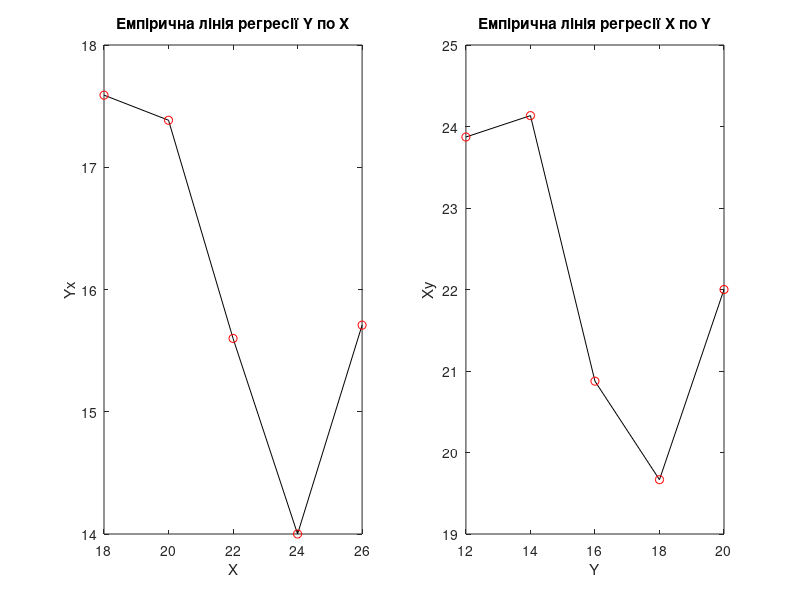

Reproduce this figure in MATLAB. (Note: this script raises an error after producing the figure.)
%% Тема 3, Задача 2
clear, close, clc
%	Вибір варіанта: ---------------------------------------------------------
g = 4; % Згідно списку
k = 5; % Kachaikin is fifth in list of gr
d = 173; % Birthday - 22 June, 173 day of Year
% ---------------------------------------------------------------------------

X = [18,20,22,24,26]; % Регресор, Ціни акцій фірми "Бобік"
Y = [12,14,16,18,20]; % Регрессант, Ціни акцій фірми "Жучка"
M = zeros(length(X),length(Y));
M(1,1) = g ; M(1,2) = 2;           M(1,3) = 7; M(1,4) = 11; M(1,5) = 15;
M(2,1) = 2 ; M(2,2) = floor(k/10); M(2,3) = 3; M(2,4) = 3;  M(2,5) = 5;
M(3,1) = 3 ; M(3,2) = 2;           M(3,3) = 1; M(3,4) = 2;  M(3,5) = 2;
M(4,1) = 5 ; M(4,2) = 2;           M(4,3) = 2; M(4,4) = 0;  M(4,5) = 1;
M(5,1) = 17; M(5,2) = 9;           M(5,3) = 3; M(5,4) = 2;  M(5,5) = floor(d/10);
disp(sum(M(1:5,1)));

% Створюємо кореляційну таблицю
%------------------------------------------------------------
C = cell((size(M,1)+2),((size(M,2)+2)));
C{1,1} = "X\Y";
C{1,size(M,1)+2} = "mxi";
C{size(M,1)+2,1} = "mxj";
for i = 2:(size(M,1)+1)
    C{i,1} = X(i-1);
    C{size(M,1)+2,i} = sum(M(1:5,i-1));
    for j = 2:(size(M,2)+1)
        C{i,j} = M(i-1,j-1);
        C{1,j} = Y(j-1);
        C{j,size(M,1)+2} = sum(M(j-1,1:5));
    end
end
if sum(sum(M')) == sum(sum(M))
    C{(size(M,1)+2),((size(M,2)+2))} = sum(sum(M));
else 
    disp("Матриця частот введена неправильно")
end
disp("Кореляційна таблиця")
disp(C);
% Кореляційна залежність
%-------------------------------------------

Xy = zeros(1,length(Y));
Yx = zeros(1,length(X));
Mx = sum(M');
My = sum(M);
% Тут, Х та У мають однакову розмірність, тому для оптимальності всі
% операції проведемо в одному циклі
if length(Y) == length(X)
    for k = 1:length(Y)
        Xy(k) = X*M(:,k)./My(k);
        Yx(k) = Y*(M(k,:))'./Mx(k);
    end
end
disp('Кореляційна залежність X,Yx :'); disp([X;Yx]);
disp('Кореляційна залежність Y,Xy :'); disp([Y;Xy]);

% Емпірічні лінії регрессії Х по У, та У по Х.
subplot(1,2,1);
plot(X,Yx,'k -',X,Yx,'ro ');
xlabel('X'); ylabel('Yx');
title('Емпірична лінія регресії Y по X');
subplot(1,2,2);
plot(Y,Xy,'k -',Y,Xy,'ro ');
xlabel('Y'); ylabel('Xy');
title('Емпірична лінія регресії X по Y');
% Числові характеристики двовимірного статистичного ряду 
n = sum(sum(M));
Xc = dot(X,Mx)./n; Yc = dot(Y,My)./n; % X*mx' Y*my'
disp('Загальні середні Xc,Yc :'); disp([Xc,Yc]);
XYc = X*(M*Y')./n; covXY = XYc-Xc.*Yc;
disp(strcat('Коваріація :',num2str(covXY)));
for i=1:length(X)
v = (Y-Yx(i)).^2;
S2x(i) = dot(v,M(i,:))./Mx(i);
end
disp('Групова дисперсія :'); disp(S2x);
Sc2 = dot(S2x,Mx)./n;
disp(strcat('Внутрішньогрупова дисперсія :',num2str(Sc2)));
d2 = dot((Yx-Yc).^2,Mx)./n;
disp(strcat('Міжгрупова дисперсія :',num2str(d2)));
S2y = Sc2+d2;
disp(strcat('Загальна дисперсія :',num2str(S2y)));
R2 = d2./S2y;
disp(strcat('Емпіричний коефіцієнт детермінації :',num2str(R2)));
r = sign(covXY).*sqrt(R2);
disp(strcat('Емпіричний коефіцієнт кореляції :',num2str(r)));
disp(strcat('Модуль емпіричного коефіцієнту кореляції :',num2str(abs(r))));
disp("Висновок - Дуже слабкий зв'язок між регресантом У та регресором Х")

% Рівняння лінійної регрессії МНК
G1 = [X(1)-1,X(length(X))+1,Y(1)-1,Y(length(Y))+1];
G2 = [Y(1)-1,Y(length(Y))+1,X(1)-1,X(length(X))+1];
X2c = dot(X.^2,Mx)./n; S2x = X2c-Xc.*Xc;
a = covXY./S2x; b = (X2c.*Yc-Xc.*XYc)./S2x;
syms x; % x - символ !
fi = a*x+b;
disp(strcat('Рівняння лінійної регресії :=',char(fi)));
disp(strcat('в дійсних числах з 5-ю знаками :=',char(vpa(fi,5))));
XX = linspace(G1(1),G1(2),50*length(X)+1);
YY = subs(fi,x,XX);

plot(X,Yx,'k -',X,Yx,'mo ',XX,YY,'b -',Xc,Yc,'r* ');
axis(G1); grid on; xlabel('X'); ylabel('Yx');
title('ЕЛР Y по X і лінійна регресія');
legend('Yx(X)','(X,Yx)','fi(x)','(Xc,Yc)','Location','Best');
